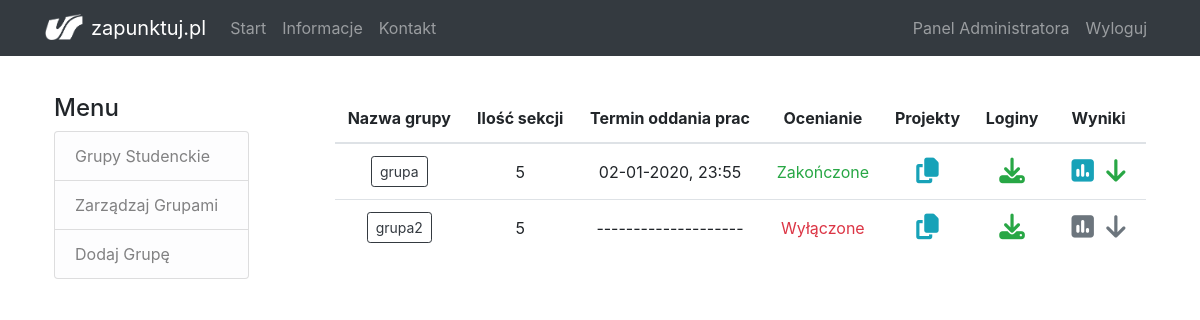
Page /panel (signed in) on the earlier database version.
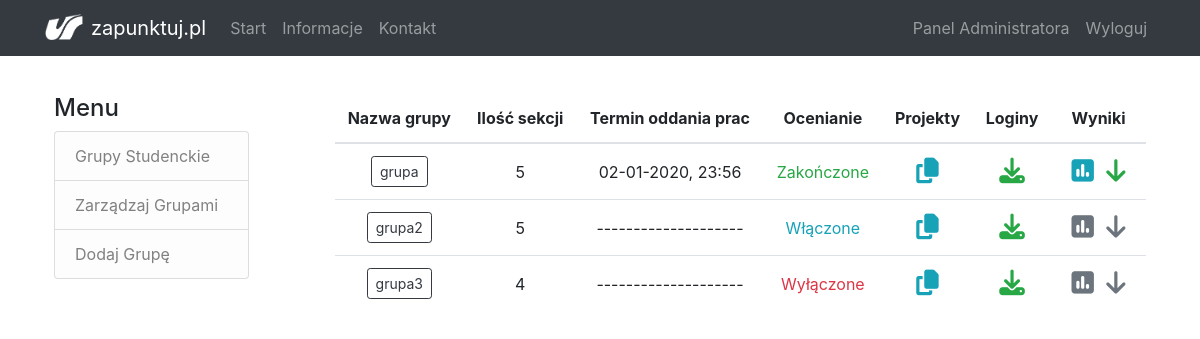
Same page on the later database version.
### flaskapp/models.py (models this page shows, shortened)
class Group(db.Model):
    id = db.Column(db.Integer, primary_key=True)
    name = db.Column(db.String(20), unique=True, nullable=False)
    is_section = db.Column(db.Boolean, nullable=False, default=False)
    users = db.relationship('User', backref='group', lazy=True, cascade="all, delete")
    upload_time = db.Column(db.DateTime)
    rating_status = db.Column(db.String, default='disabled')
    points_per_user = db.Column(db.Integer, default=0)

### flaskapp/admin/routes.py (the view)
@admin.route('/panel', methods=['GET', 'POST'])
@login_required
def panel():
    if current_user.is_admin:
        groups = Group.query.filter_by(is_section=True).all()
    else:
        flash('Musisz mieć uprawnienia administratora, aby uzyskać dostęp do tej strony', 'warning')
        return redirect(url_for('main.home'))
    return render_template('admin/panel.html', title='Panel administracyjny', groups=groups)

### flaskapp/models.py (called while the page is built)
@login_manager.user_loader
def load_user(user_id):
    return User.query.get(int(user_id))

### flaskapp/templates/admin/panel.html
{% extends "admin/layout_admin.html" %}
{% block content %}
	<div>
        {% if groups %}
            <table class="table text-center align-middle">
                <thead>
                    <tr>
                        <th scope="col">Nazwa grupy</th>
                        <th scope="col">Ilość sekcji</th>
                        <th>Termin oddania prac</th>
                        <th>Ocenianie</th>
                        <th>Projekty</th>
                        <th>Loginy</th>
                        <th>&nbsp Wyniki &nbsp</th>
                    </tr>
                </thead>
            <tbody>
                {% for group in groups %}
                    <tr>
                        <td> <a href="{{ url_for('admin.sections', group_id=group.id) }}"> <button type="button" class="btn btn-sm btn-outline-dark"> {{ group.name }} </button> </a> </td>
                        <td> {{ group.users.__len__() }} </td>
                        <td>{% if group.upload_time %}
                                {{ group.upload_time.strftime('%d-%m-%Y, %H:%M') }}
                            {% else %}
                                --------------------
                            {% endif %}
                        </td>
                        <td>
                            {% if group.rating_status == 'enabled' %}
                                <span class="text-info"> Włączone </span>
                            {% elif group.rating_status == 'disabled'%}
                                <span class="text-danger"> Wyłączone </span>
                            {% else %}
                                <span class="text-success"> Zakończone </span>
                            {% endif %}
                        </td>
                        <td> <a href="{{ url_for('admin.projects', group_id=group.id) }}"> <i class="fa fa-copy fa-xlg text-info"></i> </a></td>
                        <td> <a href="{{ url_for('admin.generate_csv', group_name=group.name) }}"> <i class="fa fa-download fa-xlg text-success" title="Pobierz plik CSV z kluczami dostępu dla grup projektowych"></i></a> </td>
                        <td>
                            {% if group.rating_status == 'ended' %}
                                <a href="{{ url_for('main.results', group_id=group.id) }}" class="text-decoration-none"> <i class="fa fa-poll fa-xlg text-info mr-2"></i> </a>
                                <a href="{{ url_for('admin.results_csv', group_name=group.name) }}"> <i class="fa fa-arrow-down fa-xlg text-success"></i> </a>
                            {% else %}
                                <i class="fa fa-poll fa-xlg text-secondary mr-2" title="Opcja ta zostanie odblokowana po zakończeniu oceniania"></i>
                                <i class="fa fa-arrow-down fa-xlg text-secondary" title="Opcja ta zostanie odblokowana po zakończeniu oceniania"></i>
                            {% endif %}
                        </td>
                    </tr>
                {% endfor %}
            </tbody>
            </table>
        {% else %}
            <div class="panel panel-default">
				<div class="panel-heading">Aktualnie w bazie nie ma żadnych grup. Kliknij <a href="{{ url_for('admin.create_group') }}">tutaj</a>, aby utworzyć nową grupę.</div>
			</div>
        {% endif %}
	</div>
{% endblock content %}

### flaskapp/templates/admin/layout_admin.html
{% extends "layout.html" %}
{% block body %}
<div class="row">
	<div class="col-md-3">
		<div class="body-section mr-5 pr-2">
			<h4>Menu</h4>
				<ul class="list-group">
					<a href="{{ url_for('admin.panel') }}" class="list-group-item list-group-item-light list-group-item-action">Grupy Studenckie</a>
                    <a href="{{ url_for('admin.manage_groups') }}" class="list-group-item list-group-item-light list-group-item-action">Zarządzaj Grupami</a>
					<a href="{{ url_for('admin.create_group') }}" class="list-group-item list-group-item-light list-group-item-action">Dodaj Grupę</a>
				</ul>
		</div>
	</div>
	<div class="col-md-9">
		{% block content %}{% endblock %}
	</div>
</div>
{% endblock body %}

### flaskapp/templates/layout.html (shortened to what this page needs)
<!DOCTYPE html>
<html>
<head>
    <link rel="stylesheet" href="https://stackpath.bootstrapcdn.com/bootstrap/4.3.1/css/bootstrap.min.css">
	<link rel="stylesheet" type="text/css" href="{{url_for('static', filename='main.css')}}">
</head>
<body>
	<header>
		<nav class="navbar navbar-dark bg-dark navbar-expand-md fixed-top">
			<div class="container">
				<a class="navbar-brand" href="#"><img src="{{url_for('static', filename='logo.png')}}" width="38" height="26" class="d-inline-block align-text-bottom mr-2">zapunktuj.pl
				</a>
				<div id="mainmenu" class="collapse navbar-collapse">
					<ul class="navbar-nav mr-auto">
						<li class="nav-item">
							<a class="nav-link" href="{{ url_for('main.home') }}">Start</a>
						</li>
						<li class="nav-item">
							<a class="nav-link" href="{{ url_for('main.about') }}">Informacje</a>
						</li>
						<li class="nav-item">
							<a class="nav-link" href="#">Kontakt</a>
						</li>
					</ul>
					<ul class="navbar-nav">
					{% if current_user.is_authenticated %}
						{% if current_user.is_admin %}
							<li class="nav-item">
								<a class="nav-item nav-link" href="{{ url_for('admin.panel') }}">Panel Administratora</a>
							</li>
						{% elif current_user.group.is_section %}
							<li class="nav-item">
								<a class="nav-item nav-link" href="{{ url_for('users.project') }}">Projekt</a>
							</li>
                        {% else %}
							<li class="nav-item">
								<a class="nav-item nav-link" href="{{ url_for('users.rating') }}">Ocenianie</a>
							</li>
						{% endif %}
						<li class="nav-item">
							<a class="nav-item nav-link" href="{{ url_for('main.logout') }}">Wyloguj</a>
						</li>
					{% else %}
						<li class="nav-item">
							<a class="nav-item nav-link" href="{{ url_for('main.login') }}">Zaloguj</a>
						</li>
					{% endif %}
					</ul>
				</div>
			</div>
		</nav>
	</header>
	<div class="container p-4">
		<div class="row">
			<div class="col-12">
			{% block body %}{% endblock %}
			</div>
		</div>
	</div>
</body>
</html>

### flaskapp/static/main.css (style rules this page uses)
body { padding-top: 70px; }
.table > tbody > tr > td { vertical-align: middle; }
.table th { border: none; }
.fa { opacity: 1; transition: 0.2s; }
.fa-xlg { font-size: 1.6em; }

Differences in the rows shown:
changed Group "grupa": upload_time "02-01-2020, 23:55" → "02-01-2020, 23:56"
changed Group "grupa2": rating_status "Wyłączone" → "Włączone"
added Group: name "grupa3", users.__len__ "4", rating_status "Wyłączone"
